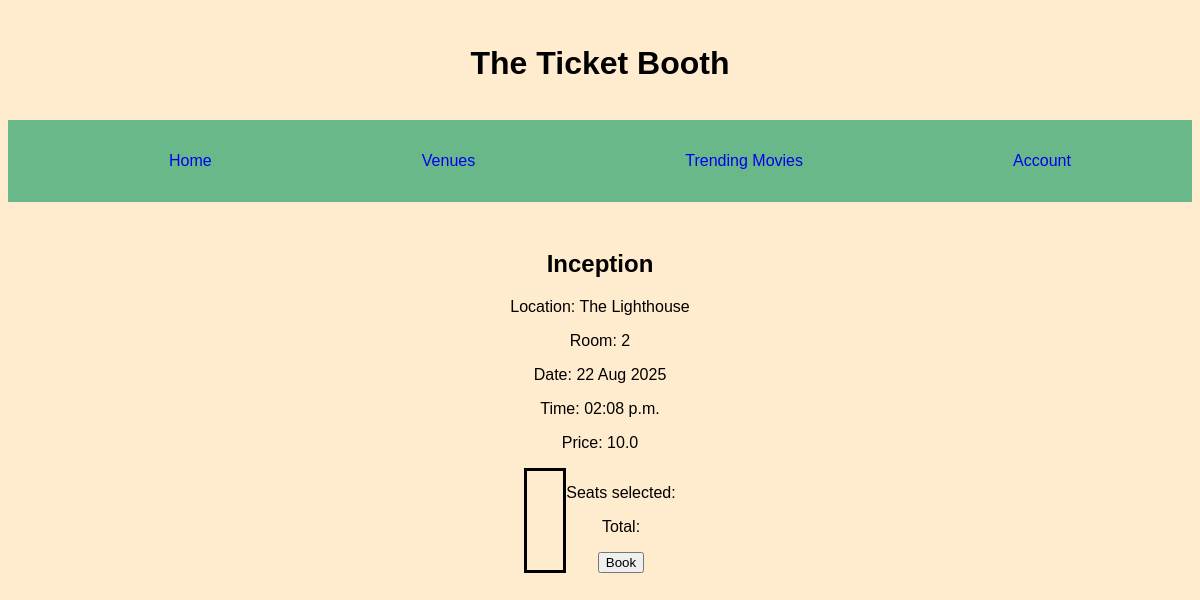
Screenshot of /event/1 with the database file from the repository.
### venues/models.py (models this page shows)
class Event(models.Model):
    event_id = models.IntegerField(
        primary_key=True
    )
    show = models.ForeignKey(Show, on_delete=models.CASCADE)
    event_time = models.DateTimeField()
    room_number = models.ForeignKey(Room, on_delete=models.CASCADE)
    public = models.BooleanField()
    price = models.FloatField()

class Room(models.Model):
    room_id = models.SlugField(
        primary_key=True
    )
    room_number = models.CharField(
        max_length=15
    )
    venue_id = models.ForeignKey(Venue, on_delete=models.CASCADE)
    room_rows = models.IntegerField(default=1)
    room_columns = models.IntegerField(default=1)
    def __str__(self):
        return self.room_id

class Venue(models.Model):
    venue_id = models.SlugField(
        primary_key=True
    )
    venue_name = models.CharField(
        max_length=30
    )
    venue_address = models.CharField(
        max_length=30
    )
    venue_accessibility = models.BooleanField()
    working_hours = models.CharField(
        max_length=10
    )
    venue_latitude = models.FloatField()
    venue_longitude = models.FloatField()
    venue_contact = models.EmailField(
        blank=True
    )
    public = models.BooleanField()

### shows/models.py (models this page shows, shortened)
class Show(models.Model):
    show_id = models.SlugField(
        primary_key=True
    )
    show_name = models.CharField(
        max_length=200
    )
    show_type = models.CharField(
        max_length=30
    )
    show_duration = models.IntegerField()
    show_description = models.TextField()
    show_agerating = models.CharField(
        max_length=20
    )
    show_release_date = models.DateField()
    show_language = models.CharField(
        max_length=20
    )
    show_banner = models.ImageField()
    public = models.BooleanField()

### shopapp/views.py (the view, shortened to what this page needs)
# urls.py: path('event/<int:pk>', event_page_view, name='event'),
def event_page_view(request, pk):
	event = Event.objects.get(pk=pk)
	room = Room.objects.get(pk=event.room_number)
	if request.method == "GET":
		seats = Seat.objects.filter(room_number=room.room_id)
		booked_seats = BookedSeat.objects.filter(event=event, booked_status=True)
		context = {
			'room': room,
			'seats': seats,
			'event': event,
			'booked_seats': booked_seats
		}
		return render(request, 'event.html', context)

### shopapp/templates/event.html (shortened to what this page needs)
{% extends "base.html" %}
{% load static %}
{% block content %}
<article>
    <h1>{{ event.show.show_name }}</h1>
    <p>Location: {{ room.venue_id.venue_name }}</p>
    <p>Room: {{ room.room_number }}</p>
    <p>Date: {{ event.event_time | date:'d M Y' }} </p>
    <p>Time: {{ event.event_time | date:'h:m a' }}</p>
    <p>Price: <span id="price">{{ event.price }}</span></p>
    <main>
        <table id="table">
        </table>
        <aside>
            <p>Seats selected: </p>
            <p id="seat-selected-pretty">
            <p>Total:</p>
            <form action="{% url 'shopapp:event' event.event_id %}" method="POST">
                <button type="submit">Book</button>
            </form>
        </aside>
    </main>
</article>
{% endblock content %}

### static/css/main.css (style rules this page uses)
body { background-color: blanchedalmond; font-family: Arial, Helvetica, sans-serif; }
article { text-align: center; }

### shopapp/templates/event.html (style rules this page uses)
main { display: flex; justify-content: center; }
table { table-layout: fixed; border: solid; padding: 1rem; }

### rows the page displays
Event: show.show_name "Inception", event_time "22 Aug 2025", event_time "02:08 p.m.", price "10.0"
Room: venue_id.venue_name "The Lighthouse", room_number "2"
